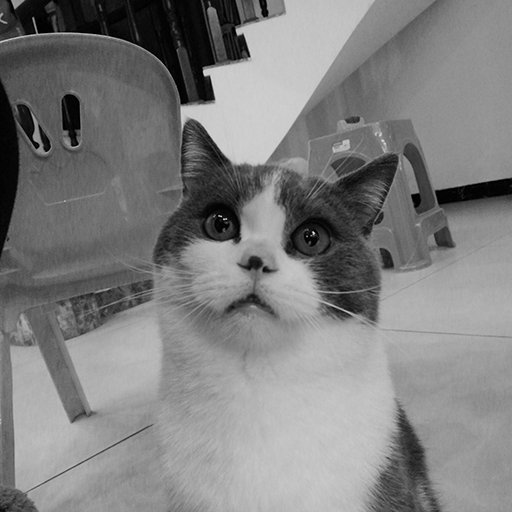
#> input picture 00-sift_sw_sim/5.jpg, 512 x 512 px
$ python siftImplementation.py
#> lines starting #> are read from the running program, lines starting #| are printed output that depends on the picture
import cv2
from matplotlib import pyplot as plt

image1 = cv2.imread("5.jpg",cv2.IMREAD_GRAYSCALE)
#> image1 is the input picture: shape (512, 512); min 0, max 238, mean 127.2
image2 = cv2.imread("6.jpg",cv2.IMREAD_GRAYSCALE)
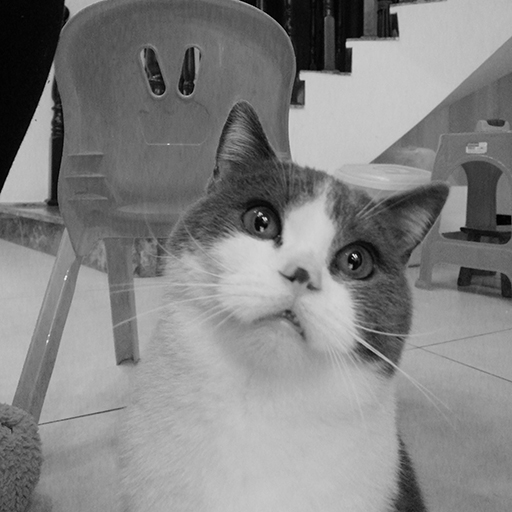
#> input picture 00-sift_sw_sim/6.jpg, 512 x 512 px
#> image2 is the input picture: shape (512, 512); min 0, max 245, mean 131.4

sift = cv2.SIFT_create()
kp1, des1 = sift.detectAndCompute(image1, None)
#> kp1 = 661 keypoints; strongest (x, y, size): (313, 233, 1.8), (205, 93, 13.8), (239, 31, 4.9), (265, 13, 5.2)
kp2, des2 = sift.detectAndCompute(image2, None)
#> kp2 = 626 keypoints; strongest (x, y, size): (265, 219, 2.8), (355, 256, 2.9), (260, 214, 2.3), (343, 64, 13.7)
kp_image1 = cv2.drawKeypoints(image1, kp1, None)
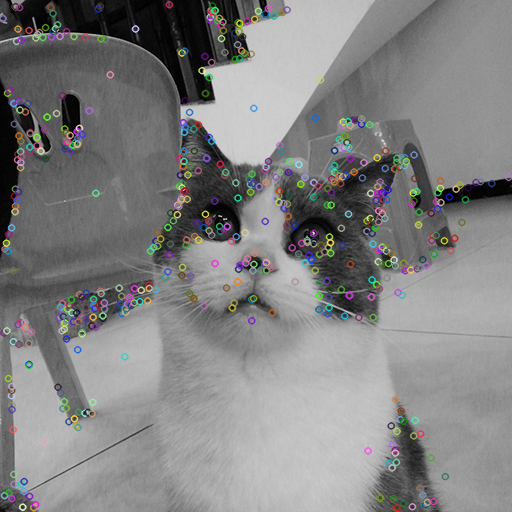
#> kp_image1: shape (512, 512, 3); mean of channels 0, 1, 2 129, 129.1, 129.1; drawn as B, G, R
kp_image2 = cv2.drawKeypoints(image2, kp2, None)
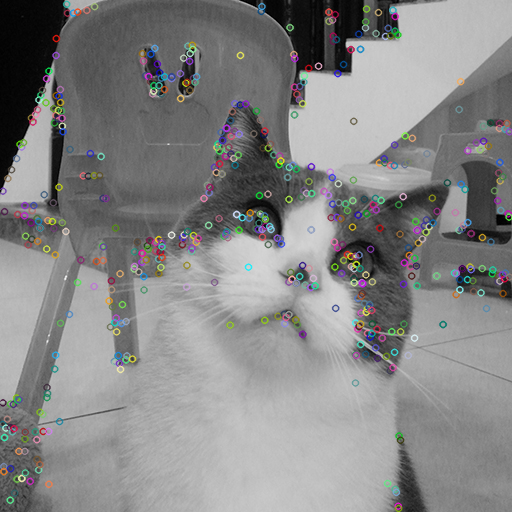
#> kp_image2: shape (512, 512, 3); mean of channels 0, 1, 2 132.8, 132.7, 132.7; drawn as B, G, R

plt.figure(dpi = 100)
plt.subplot(1,2,1)
plt.imshow(kp_image1)
plt.subplot(1,2,2)
plt.imshow(kp_image2)


ratio = 0.6

#  K近邻算法求取在空间中距离最近的K个数据点，并将这些数据点归为一类
matcher = cv2.BFMatcher()
raw_matches = matcher.knnMatch(des1, des2, k = 2)
#> raw_matches = 661 matches
good_matches = []
for m1, m2 in raw_matches:
    #  如果最接近和次接近的比值大于一个既定的值，那么我们保留这个最接近的值，认为它和其匹配的点为good_match
    if m1.distance < ratio * m2.distance:
        good_matches.append([m1])
#> after the loop, good_matches = 24 matches

matches = cv2.drawMatchesKnn(image1, kp1, image2, kp2, good_matches, None, flags = 2)
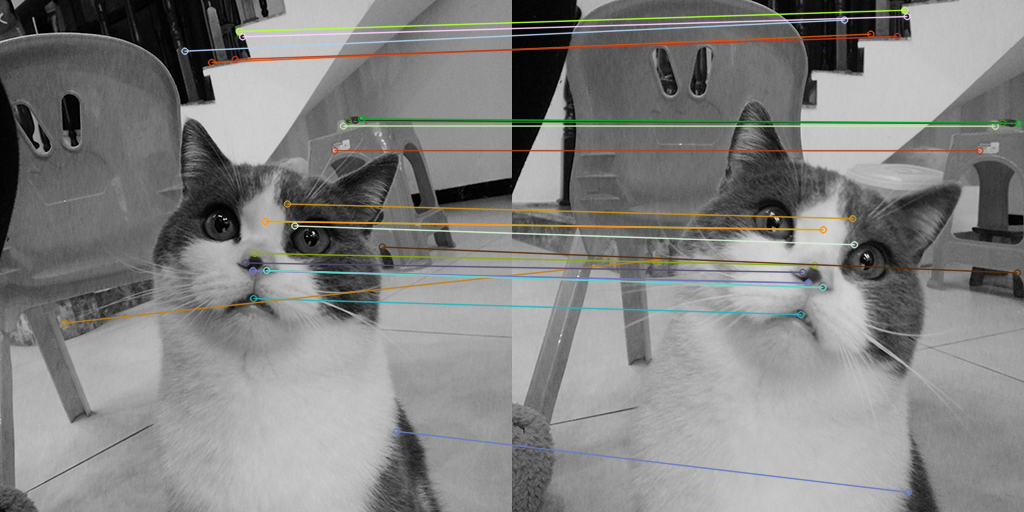
#> matches: shape (512, 1024, 3); mean of channels 0, 1, 2 128.8, 130.3, 130.2; drawn as B, G, R
plt.figure(dpi = 80)
plt.imshow(matches)
